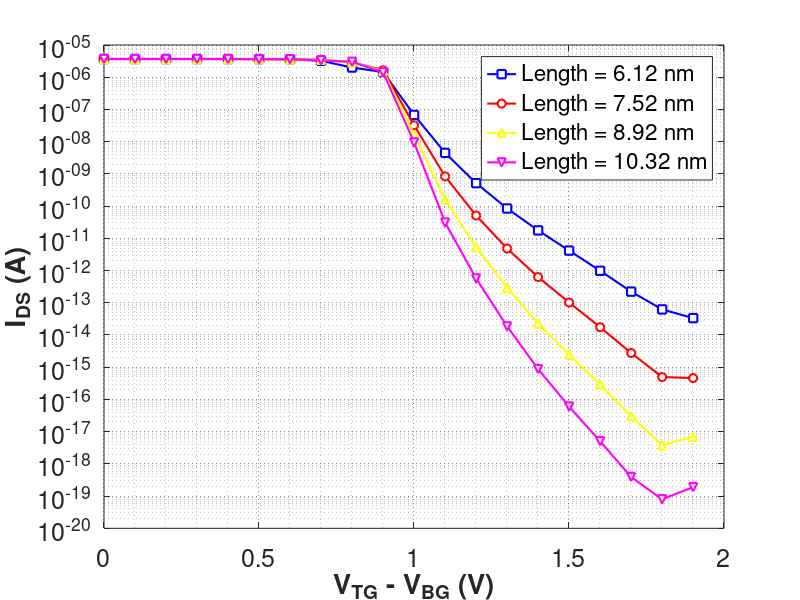

The MATLAB source for this figure:
clc; clear; close all;

EG1 = importdata('gate_voltage_current_6.1nm.mat');
EG2 = importdata('gate_voltage_current_7.52nm.mat');
EG3 = importdata('gate_voltage_current_8.9nm.mat');
EG4 = importdata('gate_voltage_current_10.3nm.mat');

Vds_all = 0.05*ones(1,20);
Vgs_all = 1.26706*EG2.Vgs;

% --- FIX 1: Extract absolute raw currents (DO NOT apply log10 here) ---
% semilogy will handle the log scaling automatically for the plot.
Ids1 = abs(real(EG1.I'));
Ids2 = abs(real(EG2.I'));
Ids3 = abs(real(EG3.I'));
Ids4 = abs(real(EG4.I'));

Length = zeros(1,4);
Length(1) = EG1.Length_Device;
Length(2) = EG2.Length_Device;
Length(3) = EG3.Length_Device;
Length(4) = EG4.Length_Device;

figure('Color', [1 1 1]); 
hold on;
grid on;
box on;

% --- Plotting with semilogy ---
% Using custom markers and distinct colors to mimic the reference style
p1 = semilogy(Vgs_all, Ids1, 'b-s', 'LineWidth', 1.5, 'MarkerFaceColor', 'w'); % Blue Square
p2 = semilogy(Vgs_all, Ids2, 'r-o', 'LineWidth', 1.5, 'MarkerFaceColor', 'w'); % Red/Orange Circle
p3 = semilogy(Vgs_all, Ids3, 'y-^', 'LineWidth', 1.5, 'MarkerFaceColor', 'w'); % Yellow Triangle
p4 = semilogy(Vgs_all, Ids4, 'm-v', 'LineWidth', 1.5, 'MarkerFaceColor', 'w'); % Purple/Magenta Triangle

% --- Generate legend labels dynamically ---
legend_labels = arrayfun(@(Length) sprintf('Length = %.2f nm', Length*0.1), Length, 'UniformOutput', false);

% --- Axis Labeling & Styling ---
% Match the X-axis label style from your reference image
xlabel('V_{TG} - V_{BG} (V)', 'FontSize', 20, 'FontWeight', 'bold');
ylabel('I_{DS} (A)', 'FontSize', 20, 'FontWeight', 'bold');

% --- Legend & Grid Enhancement ---
legend(legend_labels, 'Location', 'best', 'FontSize', 16); 
set(gca, 'GridLineStyle', ':', 'GridAlpha', 0.5);
set(gca, 'YMinorGrid', 'on', 'XMinorGrid', 'on'); 
set(gcf, 'Position', [100 100 1000 700]); % Slightly taller ratio to match reference image
set(gca, 'FontSize', 18);
